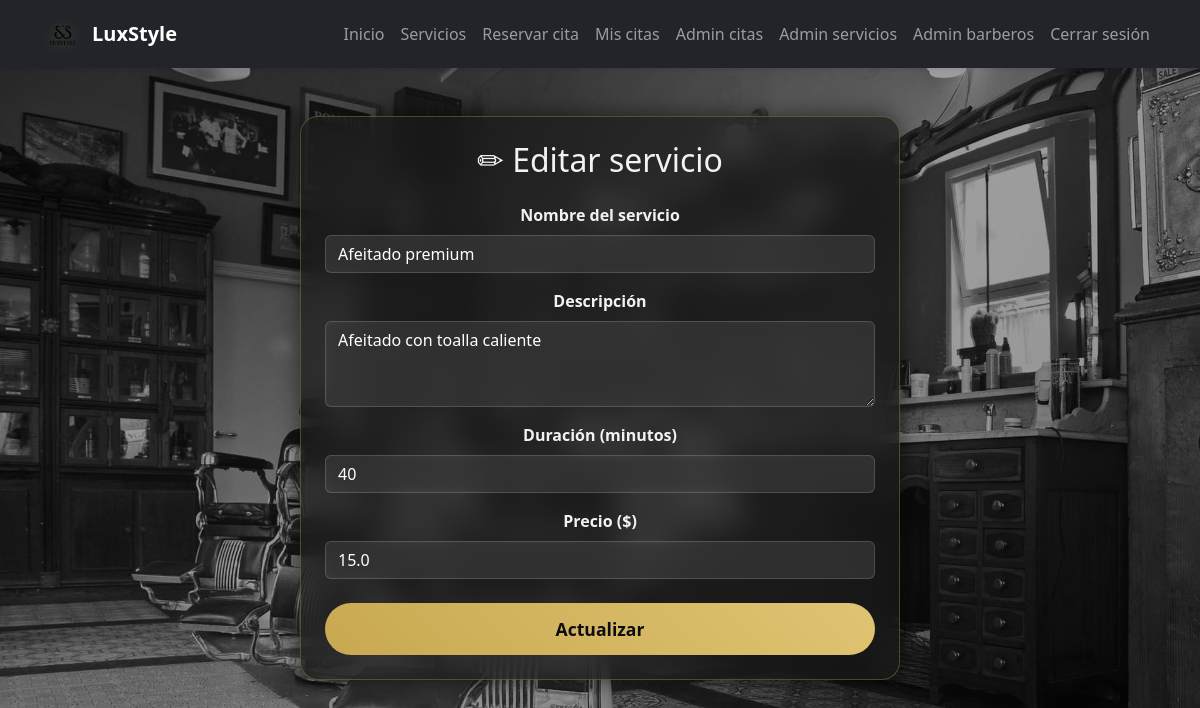
The page /admin/services/edit/2 (signed in) on the database its author committed.
### app.py (models this page shows)
class Service(db.Model):
    __tablename__ = "services"
    id = db.Column(db.Integer, primary_key=True)
    name = db.Column(db.String(120), nullable=False)
    description = db.Column(db.String(255))
    duration_minutes = db.Column(db.Integer, nullable=False)
    price = db.Column(db.Float, nullable=False)
    is_active = db.Column(db.Boolean, default=True)
    appointments = db.relationship("Appointment", back_populates="service")

### app.py (the view, shortened to what this page needs)
@app.route("/admin/services/edit/<int:service_id>", methods=["GET", "POST"])
def admin_service_edit(service_id):
    if session.get("role") != "admin":
        flash("No tienes permiso", "danger")
        return redirect(url_for("index"))
    service = Service.query.get_or_404(service_id)
    return render_template("admin_service_edit.html", service=service)

### templates/admin_service_edit.html (shortened to what this page needs)
{% extends "base.html" %}
{% block content %}
<div class="glass-card mx-auto p-4" style="max-width: 600px;" data-aos="zoom-in">
    <h2 class="text-center mb-4">✏ Editar servicio</h2>
    <form method="POST">
        <div class="mb-3">
            <label class="form-label fw-bold">Nombre del servicio</label>
            <input type="text" name="name" value="{{ service.name }}" class="form-control glass-input" required>
        </div>
        <div class="mb-3">
            <label class="form-label fw-bold">Descripción</label>
            <textarea name="description" class="form-control glass-input" rows="3">{{ service.description }}</textarea>
        </div>
        <div class="mb-3">
            <label class="form-label fw-bold">Duración (minutos)</label>
            <input type="number" name="duration" value="{{ service.duration_minutes }}" class="form-control glass-input" min="1" required>
        </div>
        <div class="mb-3">
            <label class="form-label fw-bold">Precio ($)</label>
            <input type="number" step="0.01" min="0" name="price" value="{{ service.price }}" class="form-control glass-input" required>
        </div>
        <button class="btn btn-hero w-100 mt-2" type="submit">Actualizar</button>
    </form>
</div>
{% endblock %}

### static/css/styles.css (style rules this page uses)
body { font-family: system-ui, -apple-system, "Segoe UI", sans-serif; color: #f2f2f2; background-image: url("../img/fondo.jpg"); background-position: center top; background-repeat: no-repeat; background-size: cover; background-attachment: fixed; background-color: #000; position: relative; }
body::before { content: ""; position: fixed; top: 0; left: 0; width: 100%; height: 100%; background: rgba(0,0,0,0.40); z-index: -2; }
body::after { content: ""; position: fixed; top: 0; left: 0; width: 100%; height: 100%; pointer-events: none; background: linear-gradient( 120deg, transparent 0%, rgba(255,255,255,0.08) 50%, transparent 100% ); animation: shineMove 6s ease-in-out infinite; z-index: -1; }
.btn-hero { background: linear-gradient(45deg, #c8a951, #e0c472); color: #0d0d0d; border-radius: 50px; padding: 0.8rem 2.2rem; font-size: 1.1rem; font-weight: bold; border: none; position: relative; overflow: hidden; transition: transform 0.3s ease; }
.glass-card { background: rgba(255, 255, 255, 0.06); padding: 2.8rem 2.5rem; border-radius: 20px; border: 1px solid rgba(255, 255, 255, 0.12); backdrop-filter: blur(15px); width: 100%; max-width: 420px; text-align: center; animation: fadeInUp .8s ease; }
.glass-card { background: rgba(25, 25, 25, 0.70); border-radius: 18px; backdrop-filter: blur(15px); border: 1px solid rgba(210, 180, 80, 0.3); box-shadow: 0 0 25px rgba(0,0,0,0.6); }
.glass-input { background: rgba(255,255,255,0.1); border: 1px solid rgba(255,255,255,0.15); color: #fff; backdrop-filter: blur(5px); }

### rows shown on the page
Service: name "Afeitado premium", description "Afeitado con toalla caliente", duration "40", price "15.0"
